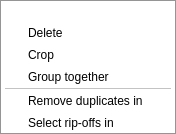
<?xml version="1.0" encoding="UTF-8"?>
<ui version="4.0">
 <class>MultipleItemsContextMenu</class>
 <widget class="QMenu" name="MultipleItemsContextMenu">
  <addaction name="InfoAction"/>
  <addaction name="DeleteAction"/>
  <addaction name="CropAction"/>
  <addaction name="GroupAction"/>
  <addaction name="separator"/>
  <addaction name="DelDupsAction"/>
  <addaction name="SelRipOffsAction"/>
  <action name="InfoAction">
   <property name="icon">
    <iconset>
     <normalon>:/playlist/info.png</normalon>
    </iconset>
   </property>
   <property name="enabled">
    <bool>false</bool>
   </property>
  </action>
  <action name="DeleteAction">
   <property name="icon">
    <iconset>
     <normalon>:/playlist/delete.png</normalon>
    </iconset>
   </property>
   <property name="text">
    <string>Delete</string>
   </property>
  </action>
  <action name="CropAction">
   <property name="icon">
    <iconset>
     <normalon>:/playlist/crop.png</normalon>
    </iconset>
   </property>
   <property name="text">
    <string>Crop</string>
   </property>
  </action>
  <action name="GroupAction">
   <property name="icon">
    <iconset>
     <normalon>:/playlist/group.png</normalon>
    </iconset>
   </property>
   <property name="text">
    <string>Group together</string>
   </property>
  </action>
  <action name="DelDupsAction">
   <property name="icon">
    <iconset>
     <normalon>:/playlist/delduplicates.png</normalon>
    </iconset>
   </property>
   <property name="text">
    <string>Remove duplicates in</string>
   </property>
  </action>
  <action name="SelRipOffsAction">
   <property name="icon">
    <iconset>
     <normalon>:/playlist/selripoffs.png</normalon>
    </iconset>
   </property>
   <property name="text">
    <string>Select rip-offs in</string>
   </property>
  </action>
 </widget>
</ui>
